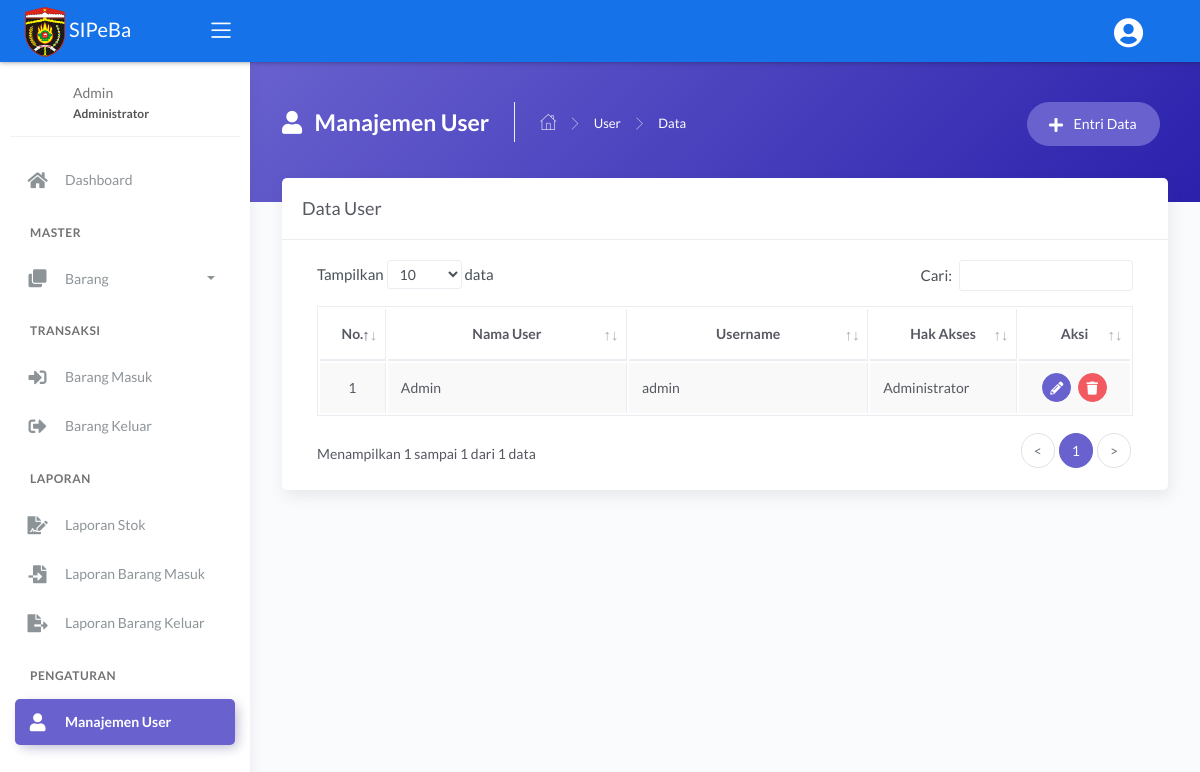
Page /main.php?module=user (signed in) on the earlier database version.
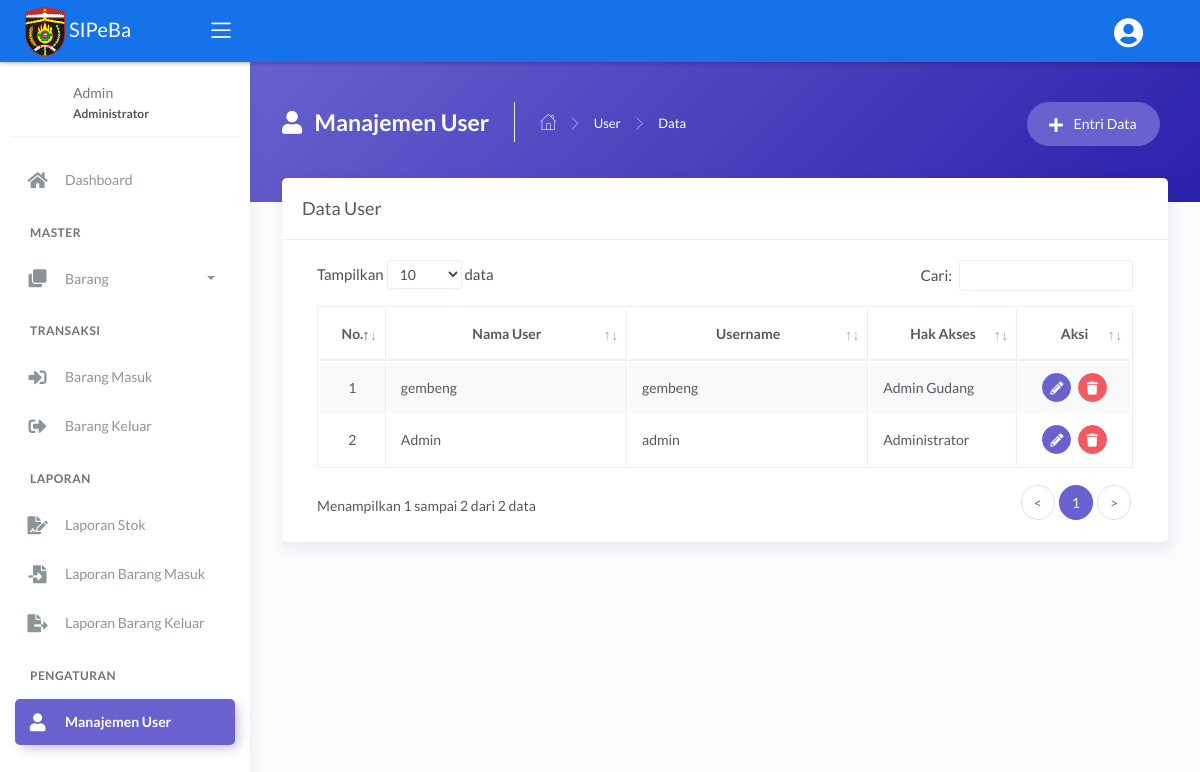
Same page on the later database version.
### tables this page shows
CREATE TABLE `tbl_user` (
  `id_user` int(11) NOT NULL,
  `nama_user` varchar(30) NOT NULL,
  `username` varchar(30) NOT NULL,
  `password` varchar(255) NOT NULL,
  `hak_akses` enum('Administrator','Admin Gudang','Kepala Gudang') NOT NULL
);

### modules/user/tampil_data.php (the view, shortened to what this page needs)
<?php
if (basename($_SERVER['PHP_SELF']) === basename(__FILE__)) {
  header('location: 404.html');
}
else {
?>
  <div class="panel-header bg-secondary-gradient">
    <div class="page-inner py-45">
      <div class="d-flex align-items-left align-items-md-top flex-column flex-md-row">
        <div class="page-header text-white">
          <h4 class="page-title text-white"><i class="fas fa-user mr-2"></i> Manajemen User</h4>
          <ul class="breadcrumbs">
            <li class="nav-home"><a href="?module=dashboard"><i class="flaticon-home text-white"></i></a></li>
            <li class="separator"><i class="flaticon-right-arrow"></i></li>
            <li class="nav-item"><a href="?module=user" class="text-white">User</a></li>
            <li class="separator"><i class="flaticon-right-arrow"></i></li>
            <li class="nav-item"><a>Data</a></li>
          </ul>
        </div>
        <div class="ml-md-auto py-2 py-md-0">
          <a href="?module=form_entri_user" class="btn btn-secondary btn-round mr-2">
            <span class="btn-label"><i class="fa fa-plus mr-2"></i></span> Entri Data
          </a>
        </div>
      </div>
    </div>
  </div>
  <div class="page-inner mt--5">
    <div class="card">
      <div class="card-header">
        <div class="card-title">Data User</div>
      </div>
      <div class="card-body">
        <div class="table-responsive">
          <table id="basic-datatables" class="display table table-bordered table-striped table-hover">
            <thead>
              <tr>
                <th class="text-center">No.</th>
                <th class="text-center">Nama User</th>
                <th class="text-center">Username</th>
                <th class="text-center">Hak Akses</th>
                <th class="text-center">Aksi</th>
              </tr>
            </thead>
            <tbody>
              <?php
              $no = 1;
              $query = mysqli_query($mysqli, "SELECT id_user, nama_user, username, hak_akses FROM tbl_user ORDER BY id_user DESC")
                                              or die('Ada kesalahan pada query tampil data : ' . mysqli_error($mysqli));
              while ($data = mysqli_fetch_assoc($query)) { ?>
                <tr>
                  <td width="30" class="text-center"><?php echo $no++; ?></td>
                  <td width="180"><?php echo $data['nama_user']; ?></td>
                  <td width="180"><?php echo $data['username']; ?></td>
                  <td width="100"><?php echo $data['hak_akses']; ?></td>
                  <td width="70" class="text-center">
                    <div>
                      <a href="?module=form_ubah_user&id=<?php echo $data['id_user']; ?>" class="btn btn-icon btn-round btn-secondary btn-sm mr-md-1" data-toggle="tooltip" data-placement="top" title="Ubah">
                        <i class="fas fa-pencil-alt fa-sm"></i>
                      </a>
                      <a href="modules/user/proses_hapus.php?id=<?php echo $data['id_user']; ?>" onclick="return confirm('Anda yakin ingin menghapus data user dengan username <?php echo $data['username']; ?>?')" class="btn btn-icon btn-round btn-danger btn-sm" data-toggle="tooltip" data-placement="top" title="Hapus">
                        <i class="fas fa-trash fa-sm"></i>
                      </a>
                    </div>
                  </td>
                </tr>
              <?php } ?>
            </tbody>
          </table>
        </div>
      </div>
    </div>
  </div>
<?php } ?>

Differences in the rows shown:
added tbl_user: nama_user "gembeng", username "gembeng", hak_akses "Admin Gudang"
Other differences:
text written by a page script: "Tampilkan data Cari: Menampilkan 1 sampai 1 dari 1 data < 1 >" → "Tampilkan data Cari: Menampilkan 1 sampai 2 dari 2 data < 1 >"
